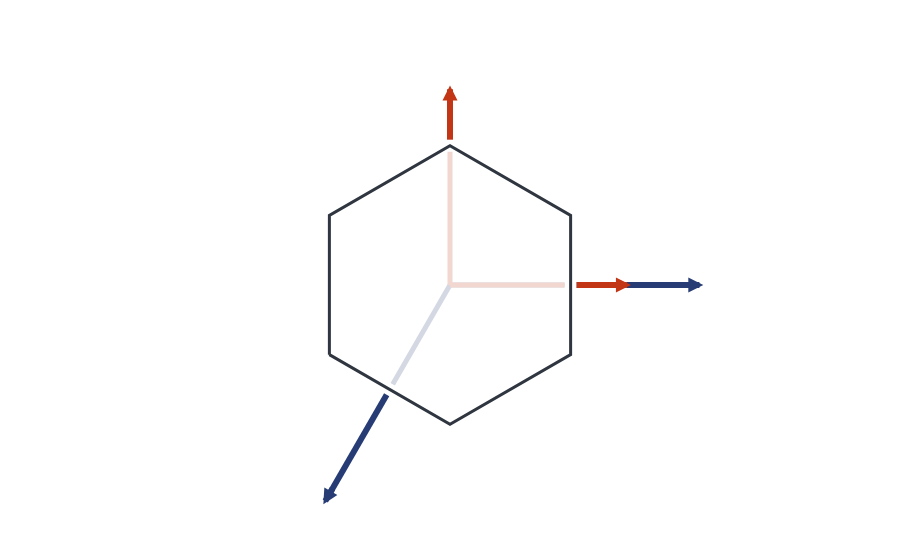
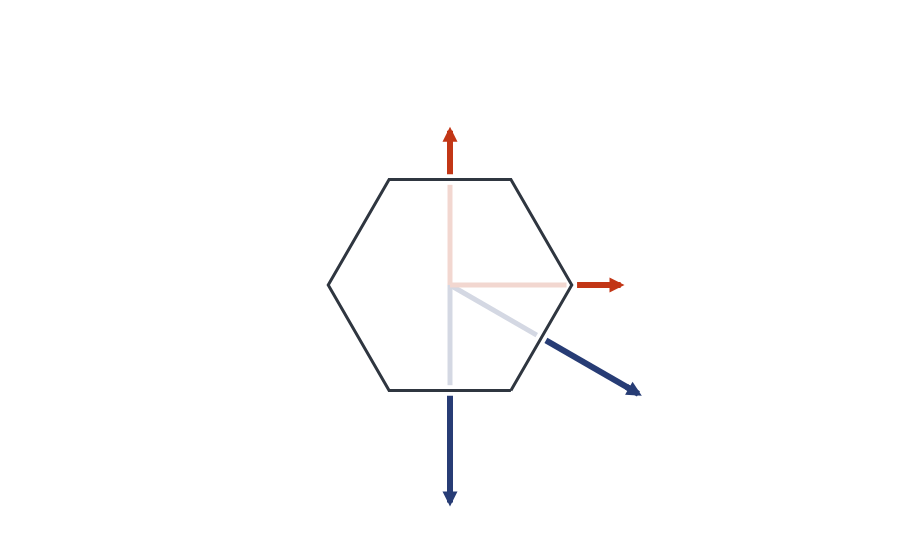

Notebook cell for these charts, in order:
### Code cell
# Useful C_3 rotation
global const C_3::Matrix{Float64} = [cos(2.0*pi/3.0) -sin(2.0*pi/3.0); sin(2.0*pi/3.0) cos(2.0*pi/3.0)]

# Useful C_6 rotation
global const C_6::Matrix{Float64} = [cos(pi/3.0) -sin(pi/3.0); sin(pi/3.0) cos(pi/3.0)]


# Reciprocal and Direct Lattice   R1 and R2 are the basis vectors in the real space ! 
global const R1::Vector{Float64} = [-0.5, -0.5 * sqrt(3.0)]
global const R2::Vector{Float64} = C_3 * R1
global const R3::Vector{Float64} = C_3 * R2;

# Now, the reciprocal lattice 
global const R::Matrix{Float64} = [R1 R2]';
global const G::Matrix{Float64} = 2.0 * pi * inv(R');

let
    print("--- Plotting the Wigner-Seitz cell in real space. \n")
    print("\n")

    As = [R[i, :] for i ∈ 1 : size(R, 1)]
    real_wignerseitz = wignerseitz(As)

    vertices = real_wignerseitz.verts

    print("--- Vertices of the real Wigner-Seitz cell (in reduced coordinates): \n")
    for v ∈ vertices
        @printf("%10f %10f \n", v[1], v[2])
    end
    print("\n")

    pbzb = PlotlyJS.plot(real_wignerseitz)
    display(pbzb)

end

let
    print("--- Plotting the Wigner-Seitz cell in reciprocal space. \n")
    print("\n")

    G1 = G[1, :]; G2 = G[2, :]
    Gs = [G[i, :] for i ∈ 1 : size(G, 1)]
    recip_wignerseitz = wignerseitz(Gs)

    vertices = recip_wignerseitz.verts

    # Here, we want the cartesian coordinates of the corners (vertices of the FBZ). We also need the cartesian coordinates of the M point 
    global cart_v::Vector{Vector{Float64}} = similar(vertices)
    for i ∈ 1:size(cart_v, 1)
        red_v = vertices[i]
        cart_v[i] = red_v[1] * G1 + red_v[2] * G2
    end

    print("--- Vertices of the reciprocal space Wigner-Seitz cell (in reduced coordinates): \n")
    for v ∈ vertices
        @printf("%10f %10f \n", v[1], v[2])
    end
    print("\n")

    print("--- Vertices of the reciprocal space Wigner-Seitz cell (in cartesian coordinates): \n")
    for v ∈ cart_v
        @printf("%10f %10f \n", v[1], v[2])
    end
    print("\n")

    pbzb = PlotlyJS.plot(recip_wignerseitz)
    display(pbzb)

end

### Figure 1 — Plotly figure (JSON) as saved in the notebook; plotly's stock layout.template omitted (floating-point values rounded to 4 significant figures)
{"data": [{"hoverinfo": "text+x+y", "hovertext": "Cell", "line": {"color": "rgb(47,54,64)", "width": 3}, "mode": "lines", "type": "scatter", "x": [-0.5, 0, 0.5, 0.5, 0, -0.5, -0.5], "y": [-0.2887, -0.5774, -0.2887, 0.2887, 0.5774, 0.2887, -0.2887]}, {"hoverinfo": "text", "hovertext": "<b>v</b><sub>1</sub>", "line": {"color": "rgb(212,216,227)", "width": 5}, "mode": "lines", "type": "scatter", "x": [0, -0.2375], "y": [0, -0.4114]}, {"hoverinfo": "text", "hovertext": "<b>v</b><sub>2</sub>", "line": {"color": "rgb(212,216,227)", "width": 5}, "mode": "lines", "type": "scatter", "x": [0, 0.475], "y": [0, -1.055e-16]}, {"hoverinfo": "text+x+y", "hovertext": "<b>v</b><sub>1</sub>", "line": {"color": "rgb(39,60,117)", "width": 6}, "mode": "lines", "type": "scatter", "x": [-0.2625, -0.5], "y": [-0.4547, -0.866]}, {"hoverinfo": "text+x+y", "hovertext": "<b>v</b><sub>2</sub>", "line": {"color": "rgb(39,60,117)", "width": 6}, "mode": "lines", "type": "scatter", "x": [0.525, 1.0], "y": [-1.166e-16, -2.22e-16]}, {"hoverinfo": "text", "hovertext": "<b>x</b>", "line": {"color": "rgb(242,215,208)", "width": 5}, "mode": "lines", "type": "scatter", "x": [0, 0.475], "y": [0, 0]}, {"hoverinfo": "text", "hovertext": "<b>y</b>", "line": {"color": "rgb(242,215,208)", "width": 5}, "mode": "lines", "type": "scatter", "x": [0, 0], "y": [0, 0.5524]}, {"hoverinfo": "text", "hovertext": "<b>x</b>", "line": {"color": "rgb(194,54,22)", "width": 6}, "mode": "lines", "type": "scatter", "x": [0.525, 0.7], "y": [0, 0]}, {"hoverinfo": "text", "hovertext": "<b>y</b>", "line": {"color": "rgb(194,54,22)", "width": 6}, "mode": "lines", "type": "scatter", "x": [0, 0], "y": [0.6024, 0.7774]}], "layout": {"annotations": [{"arrowcolor": "rgb(39,60,117)", "arrowhead": 2, "arrowsize": 0.5, "arrowwidth": 6, "ax": -0.475, "axref": "x", "ay": -0.8227, "ayref": "y", "showarrow": true, "x": -0.525, "xref": "ax", "y": -0.9093, "yref": "ay"}, {"arrowcolor": "rgb(39,60,117)", "arrowhead": 2, "arrowsize": 0.5, "arrowwidth": 6, "ax": 0.95, "axref": "x", "ay": -2.109e-16, "ayref": "y", "showarrow": true, "x": 1.05, "xref": "ax", "y": -2.331e-16, "yref": "ay"}, {"arrowcolor": "rgb(194,54,22)", "arrowhead": 2, "arrowsize": 0.5, "arrowwidth": 6, "ax": 0.65, "axref": "x", "ay": 0, "ayref": "y", "showarrow": true, "x": 0.75, "xref": "ax", "y": 0, "yref": "ay"}, {"arrowcolor": "rgb(194,54,22)", "arrowhead": 2, "arrowsize": 0.5, "arrowwidth": 6, "ax": 0, "axref": "x", "ay": 0.7274, "ayref": "y", "showarrow": true, "x": 0, "xref": "ax", "y": 0.8274, "yref": "ay"}], "aspectmode": "data", "autosize": false, "hovermode": "closest", "margin": {"b": 50, "l": 50, "r": 50, "t": 60}, "paper_bgcolor": "rgba(255, 255, 255, 1)", "plot_bgcolor": "rgba(255, 255, 255, 1)", "showlegend": false, "xaxis": {"range": [-1.067, 1.067], "showbackground": false, "showgrid": false, "tickvals": [], "title": {"text": ""}, "zeroline": false}, "yaxis": {"range": [-0.9327, 0.9327], "scaleanchor": "x", "scaleratio": 1, "showbackground": false, "showgrid": false, "tickvals": [], "title": {"text": ""}, "zeroline": false}}}

### Figure 2 — Plotly figure (JSON) as saved in the notebook; plotly's stock layout.template omitted (floating-point values rounded to 4 significant figures)
{"data": [{"hoverinfo": "text+x+y", "hovertext": "Cell", "line": {"color": "rgb(47,54,64)", "width": 3}, "mode": "lines", "type": "scatter", "x": [2.094, 4.189, 2.094, -2.094, -4.189, -2.094, 2.094], "y": [-3.628, -8.882e-16, 3.628, 3.628, 8.882e-16, -3.628, -3.628]}, {"hoverinfo": "text", "hovertext": "<b>v</b><sub>1</sub>", "line": {"color": "rgb(212,216,227)", "width": 5}, "mode": "lines", "type": "scatter", "x": [0, -7.652e-16], "y": [0, -3.446]}, {"hoverinfo": "text", "hovertext": "<b>v</b><sub>2</sub>", "line": {"color": "rgb(212,216,227)", "width": 5}, "mode": "lines", "type": "scatter", "x": [0, 2.985], "y": [0, -1.723]}, {"hoverinfo": "text+x+y", "hovertext": "<b>v</b><sub>1</sub>", "line": {"color": "rgb(39,60,117)", "width": 6}, "mode": "lines", "type": "scatter", "x": [-8.458e-16, -1.611e-15], "y": [-3.809, -7.255]}, {"hoverinfo": "text+x+y", "hovertext": "<b>v</b><sub>2</sub>", "line": {"color": "rgb(39,60,117)", "width": 6}, "mode": "lines", "type": "scatter", "x": [3.299, 6.283], "y": [-1.904, -3.628]}, {"hoverinfo": "text", "hovertext": "<b>x</b>", "line": {"color": "rgb(242,215,208)", "width": 5}, "mode": "lines", "type": "scatter", "x": [0, 4.007], "y": [0, 0]}, {"hoverinfo": "text", "hovertext": "<b>y</b>", "line": {"color": "rgb(242,215,208)", "width": 5}, "mode": "lines", "type": "scatter", "x": [0, 0], "y": [0, 3.446]}, {"hoverinfo": "text", "hovertext": "<b>x</b>", "line": {"color": "rgb(194,54,22)", "width": 6}, "mode": "lines", "type": "scatter", "x": [4.37, 5.64], "y": [0, 0]}, {"hoverinfo": "text", "hovertext": "<b>y</b>", "line": {"color": "rgb(194,54,22)", "width": 6}, "mode": "lines", "type": "scatter", "x": [0, 0], "y": [3.809, 5.079]}], "layout": {"annotations": [{"arrowcolor": "rgb(39,60,117)", "arrowhead": 2, "arrowsize": 0.5, "arrowwidth": 6, "ax": -1.53e-15, "axref": "x", "ay": -6.892, "ayref": "y", "showarrow": true, "x": -1.692e-15, "xref": "ax", "y": -7.618, "yref": "ay"}, {"arrowcolor": "rgb(39,60,117)", "arrowhead": 2, "arrowsize": 0.5, "arrowwidth": 6, "ax": 5.969, "axref": "x", "ay": -3.446, "ayref": "y", "showarrow": true, "x": 6.597, "xref": "ax", "y": -3.809, "yref": "ay"}, {"arrowcolor": "rgb(194,54,22)", "arrowhead": 2, "arrowsize": 0.5, "arrowwidth": 6, "ax": 5.277, "axref": "x", "ay": 0, "ayref": "y", "showarrow": true, "x": 6.003, "xref": "ax", "y": 0, "yref": "ay"}, {"arrowcolor": "rgb(194,54,22)", "arrowhead": 2, "arrowsize": 0.5, "arrowwidth": 6, "ax": 0, "axref": "x", "ay": 4.716, "ayref": "y", "showarrow": true, "x": 0, "xref": "ax", "y": 5.441, "yref": "ay"}], "aspectmode": "data", "autosize": false, "hovermode": "closest", "margin": {"b": 50, "l": 50, "r": 50, "t": 60}, "paper_bgcolor": "rgba(255, 255, 255, 1)", "plot_bgcolor": "rgba(255, 255, 255, 1)", "showlegend": false, "xaxis": {"range": [-6.767, 6.767], "showbackground": false, "showgrid": false, "tickvals": [], "title": {"text": ""}, "zeroline": false}, "yaxis": {"range": [-7.739, 7.739], "scaleanchor": "x", "scaleratio": 1, "showbackground": false, "showgrid": false, "tickvals": [], "title": {"text": ""}, "zeroline": false}}}
